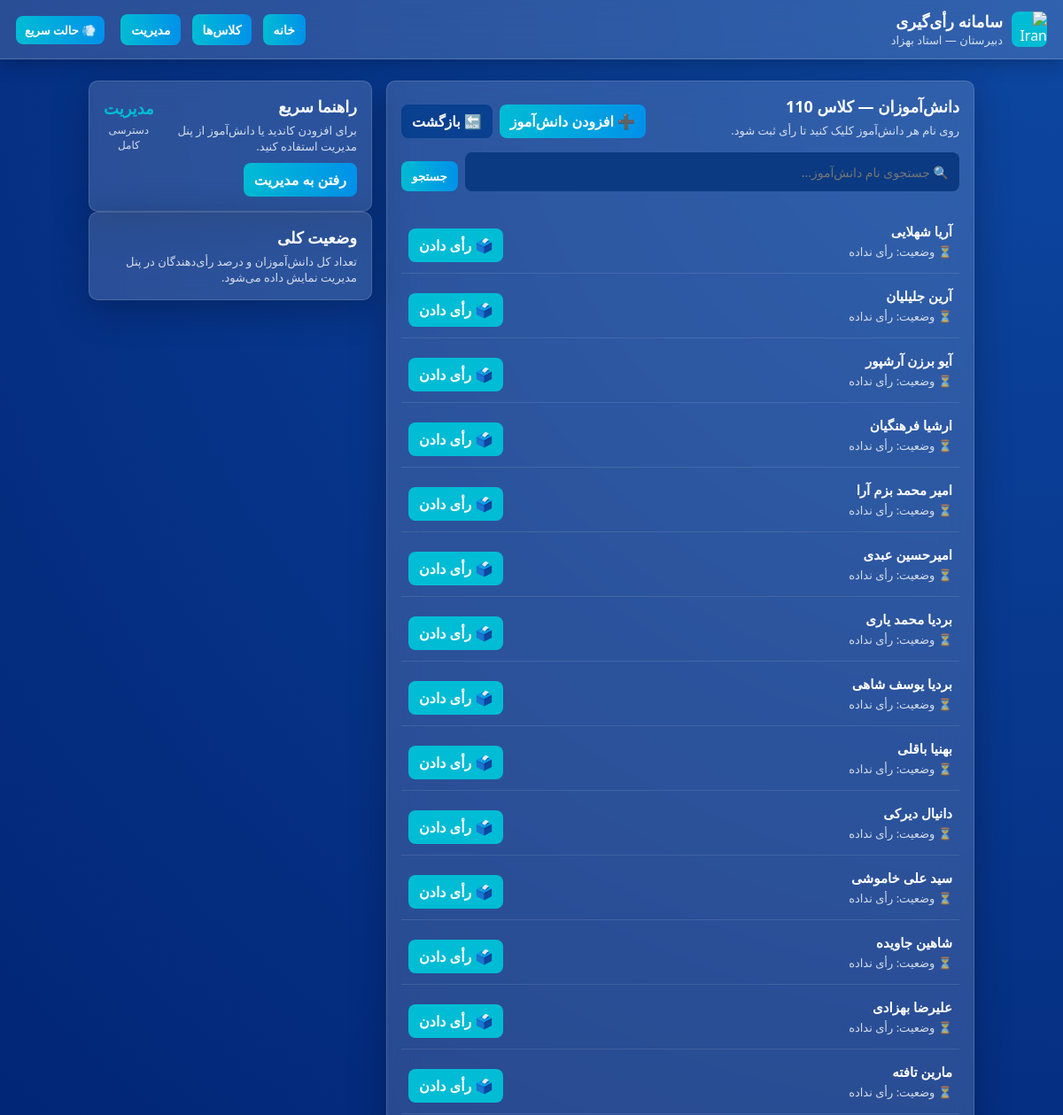
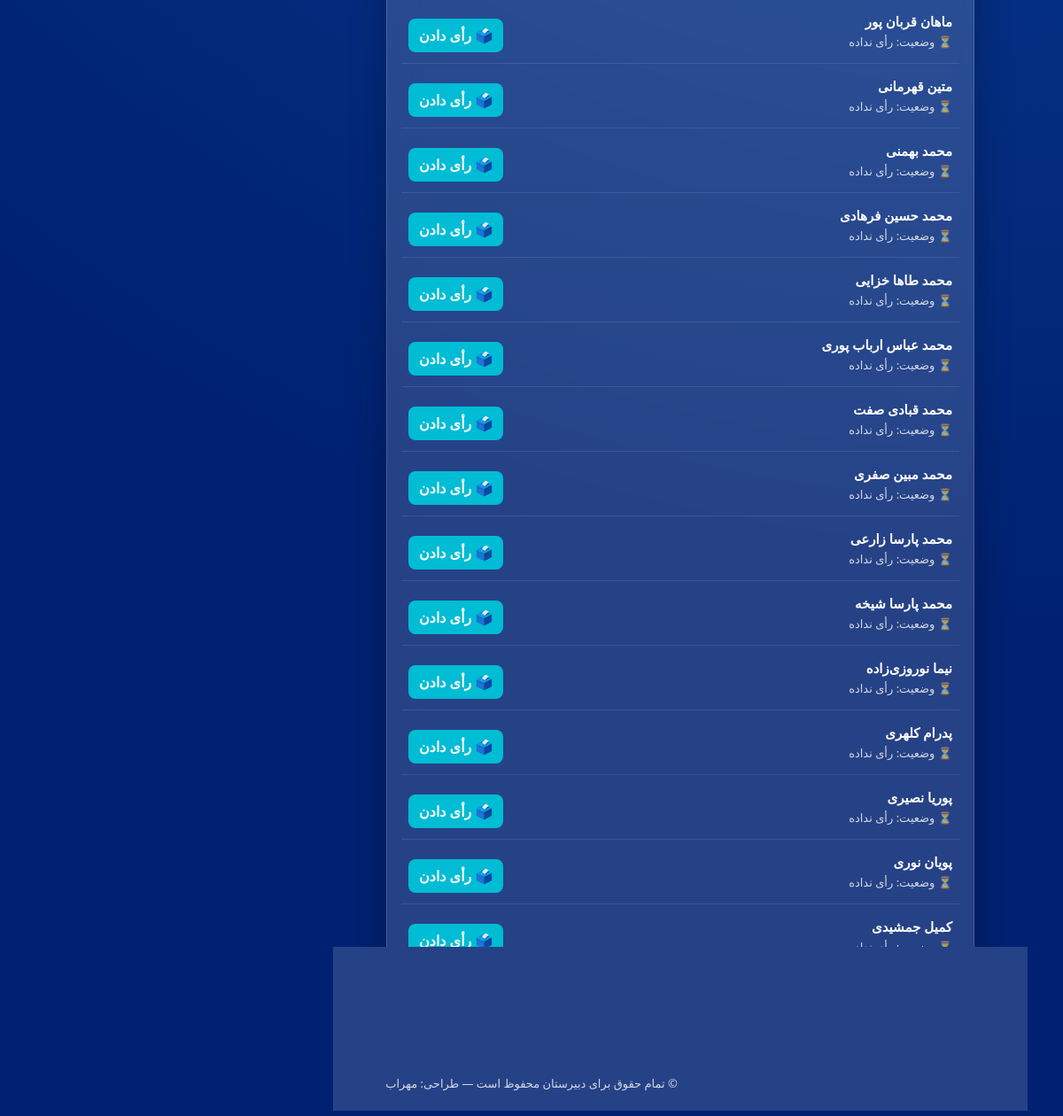
The app's page /class/1 with its own data (2 pictures, top to bottom).
### tables this page shows
CREATE TABLE classes (
            id INTEGER PRIMARY KEY AUTOINCREMENT,
            name TEXT UNIQUE
        );

CREATE TABLE students (
            id INTEGER PRIMARY KEY AUTOINCREMENT,
            name TEXT,
            class_id INTEGER,
            voted INTEGER DEFAULT 0,
            UNIQUE(name, class_id)
        );

### app.py (the view)
@app.route("/class/<int:class_id>")
def students_list(class_id):
    theme = session.get("theme", "glass")
    search = request.args.get("search", "").strip()
    conn = connect_db()
    cur = conn.cursor()
    if search:
        cur.execute("""
            SELECT id, name, voted FROM students
            WHERE class_id = ? AND name LIKE ?
            ORDER BY name
        """, (class_id, f"%{search}%"))
    else:
        cur.execute("SELECT id, name, voted FROM students WHERE class_id=? ORDER BY name", (class_id,))
    students = cur.fetchall()
    cur.execute("SELECT name FROM classes WHERE id=?", (class_id,))
    cls = cur.fetchone()
    class_name = cls[0] if cls else ""
    conn.close()
    return render_template("students_list.html",
                           students=students,
                           class_id=class_id,
                           class_name=class_name,
                           search=search,
                           theme=theme)

### app.py (called while the page is built)
def connect_db():
    return sqlite3.connect(DB)

### templates/students_list.html (shortened to what this page needs)
{% extends "base.html" %}
{% block content %}
<div class="card">
    <header class="card-header" style="display:flex; justify-content:space-between; align-items:center; flex-wrap:wrap; gap:12px;">
        <div>
            <h2 class="h-main">دانش‌آموزان — کلاس {{ class_name }}</h2>
            <p class="muted">روی نام هر دانش‌آموز کلیک کنید تا رأی ثبت شود.</p>
        </div>
        <div style="display:flex; gap:8px; flex-wrap:wrap;">
            <a href="{{ url_for('add_student', class_id=class_id) }}" class="btn">➕ افزودن دانش‌آموز</a>
            <a href="{{ url_for('select_class') }}" class="btn" style="background:#09408f;">🔙 بازگشت</a>
        </div>
    </header>
    <form method="get" action="" style="margin-top:16px; display:flex; gap:8px; flex-wrap:wrap;">
        <input
            type="text"
            name="search"
            value="{{ search }}"
            placeholder="🔍 جستجوی نام دانش‌آموز..."
            style="
                flex:1;
                padding:10px 12px;
                border:none;
                border-radius:8px;
                font-size:14px;
                outline:none;
                background:#0b3a82;
                color:white;
            "
        >
        <button type="submit" class="btn">جستجو</button>
    </form>
    <div style="margin-top:20px;">
        {% if students %}
            {% for s in students %}
                <div
                    class="student-row"
                    style="
                        display:flex;
                        justify-content:space-between;
                        align-items:center;
                        padding:12px 8px;
                        border-bottom:1px solid rgba(255,255,255,0.1);
                        transition:background 0.2s;
                    "
                    onmouseover="this.style.background='rgba(255,255,255,0.05)'"
                    onmouseout="this.style.background='transparent'"
                >
                    <div>
                        <div style="font-weight:600; font-size:15px;">{{ s[1] }}</div>
                        <div class="muted" style="margin-top:4px; font-size:13px;">
                            {% if s[2] == 1 %}
                                ✅ وضعیت: رأی داده
                            {% else %}
                                ⏳ وضعیت: رأی نداده
                            {% endif %}
                        </div>
                    </div>
                    <div>
                        {% if s[2] == 1 %}
                            <span style="color:var(--muted); font-weight:700;">✔ ثبت‌شده</span>
                        {% else %}
                            <a
                                href="{{ url_for('vote', class_id=class_id, student_id=s[0]) }}"
                                class="btn"
                                style="background:var(--accent);"
                            >🗳️ رأی دادن</a>
                        {% endif %}
                    </div>
                </div>
            {% endfor %}
        {% else %}
            <p class="muted" style="text-align:center; padding:16px;">هیچ دانش‌آموزی پیدا نشد.</p>
        {% endif %}
    </div>
</div>
{% endblock %}

### templates/base.html (shortened to what this page needs)
<!DOCTYPE html>
<html lang="fa" dir="rtl">
<head>
</head>
<body class="{{ 'theme-glass' if theme == 'glass' else 'theme-fast' }}">
<header class="appbar">
    <div class="brand">
        <div class="logo">
            <img src="https://upload.wikimedia.org/wikipedia/commons/c/ca/Flag_of_Iran.svg" alt="Iran Flag">
        </div>
        <div>
            <h1>سامانه رأی‌گیری</h1>
            <p>دبیرستان — استاد بهزاد</p>
        </div>
    </div>
    <div style="display:flex; align-items:center; gap:10px;">
        <div class="nav-actions">
            <a href="{{ url_for('home') }}">خانه</a>
            <a href="{{ url_for('select_class') }}">کلاس‌ها</a>
            <a href="{{ url_for('admin_panel') }}">مدیریت</a>
        </div>
        <div class="theme-switch">
            {% if theme == 'glass' %}
                <a href="{{ url_for('set_theme', mode='fast') }}">💨 حالت سریع</a>
            {% else %}
                <a href="{{ url_for('set_theme', mode='glass') }}">✨ حالت شیشه‌ای</a>
            {% endif %}
        </div>
    </div>
</header>
<div class="wrap">
    <main>
        {% block content %}{% endblock %}
    </main>
    <aside>
        <div class="card">
            <div style="display:flex; justify-content:space-between; align-items:center;">
                <div>
                    <div class="h-main">راهنما سریع</div>
                    <div class="muted" style="margin-top:6px;">برای افزودن کاندید یا دانش‌آموز از پنل مدیریت استفاده کنید.</div>
                </div>
                <div style="text-align:center;">
                    <div style="font-weight:800; font-size:18px; color:var(--accent);">مدیریت</div>
                    <div class="muted" style="font-size:12px; margin-top:4px;">دسترسی کامل</div>
                </div>
            </div>
            <a class="btn" href="{{ url_for('admin_panel') }}">رفتن به مدیریت</a>
        </div>
        <div class="card">
            <div class="h-main">وضعیت کلی</div>
            <div class="muted">تعداد کل دانش‌آموزان و درصد رأی‌دهندگان در پنل مدیریت نمایش داده می‌شود.</div>
        </div>
    </aside>
</div>
<footer class="site-foot">
    © تمام حقوق برای دبیرستان محفوظ است — طراحی: مهراب
</footer>
</body>
</html>

### templates/base.html (style rules this page uses)
:root { --bg-start: #0d47a1; --bg-end: #002171; --card-glass: rgba(255,255,255,0.15); --accent: #00bcd4; --accent-hover: #26c6da; --white: #ffffff; --muted: rgba(255,255,255,0.8); }
* { box-sizing: border-box; margin:0; padding:0; font-family: Vazirmatn, system-ui, -apple-system, "Segoe UI", Roboto, Arial; }
body.theme-glass { background: radial-gradient(circle at top right, var(--bg-start), var(--bg-end) 70%); color: var(--white); -webkit-font-smoothing: antialiased; min-height: 100vh; }
body.theme-glass .card { background: var(--card-glass); backdrop-filter: blur(18px); box-shadow: 0 10px 40px rgba(0,0,0,0.25); border: 1px solid rgba(255,255,255,0.15); transition: all 0.4s ease; }
body.theme-glass header.appbar { background: var(--card-glass); backdrop-filter: blur(14px); border-bottom: 1px solid rgba(255,255,255,0.2); box-shadow: 0 4px 20px rgba(0,0,0,0.25); }
header.appbar { width: 100%; padding: 12px 18px; display: flex; justify-content: space-between; align-items: center; position: sticky; top: 0; z-index: 10; }
.brand { display: flex; gap: 10px; align-items: center; }
.logo { width: 40px; height: 40px; border-radius: 8px; background: var(--accent); overflow: hidden; }
.logo img { width: 100%; height: 100%; object-fit: cover; }
.brand h1 { font-size: 18px; margin: 0; }
.brand p { font-size: 13px; color: var(--muted); margin: 0; }
.nav-actions a { text-decoration: none; color: var(--white); background: linear-gradient(90deg, var(--accent), #0091ea); padding: 8px 12px; border-radius: 8px; font-weight: 600; font-size: 14px; margin-left: 8px; }
.theme-switch a { text-decoration: none; color: #fff; background: linear-gradient(90deg, var(--accent), #0091ea); padding: 7px 10px; border-radius: 8px; font-weight: 600; font-size: 13px; }
.wrap { width: 96%; max-width: 1000px; margin: 24px auto; display: grid; grid-template-columns: 1fr; gap: 16px; }
.card { border-radius: 10px; padding: 16px; }
.h-main { font-size: 18px; margin-bottom: 6px; font-weight: 700; }
.muted { color: var(--muted); font-size: 13px; }
.btn { display: inline-block; padding: 8px 12px; border-radius: 8px; font-weight: 700; cursor: pointer; border: none; text-decoration: none; color: var(--white); background: linear-gradient(90deg, var(--accent), #0091ea); margin-top: 10px; }
footer.site-foot { text-align: center; color: var(--muted); font-size: 13px; margin: 30px 0 40px 0; }
@media (min-width: 900px) { .wrap { grid-template-columns: 1fr 320px; } }

### records on screen
classes: name "110"
students: name "آریا شهلایی", voted "⏳ وضعیت: رأی نداده"
students: name "آرین جلیلیان", voted "⏳ وضعیت: رأی نداده"
students: name "آیو برزن آرشپور", voted "⏳ وضعیت: رأی نداده"
students: name "ارشیا فرهنگیان", voted "⏳ وضعیت: رأی نداده"
students: name "امیر محمد بزم آرا", voted "⏳ وضعیت: رأی نداده"
students: name "امیرحسین عبدی", voted "⏳ وضعیت: رأی نداده"
students: name "بردیا محمد یاری", voted "⏳ وضعیت: رأی نداده"
students: name "بردیا یوسف شاهی", voted "⏳ وضعیت: رأی نداده"
students: name "بهنیا باقلی", voted "⏳ وضعیت: رأی نداده"
students: name "دانیال دیرکی", voted "⏳ وضعیت: رأی نداده"
students: name "سید علی خاموشی", voted "⏳ وضعیت: رأی نداده"
students: name "شاهین جاویده", voted "⏳ وضعیت: رأی نداده"
students: name "علیرضا بهزادی", voted "⏳ وضعیت: رأی نداده"
students: name "مارین تافته", voted "⏳ وضعیت: رأی نداده"
students: name "ماهان قربان پور", voted "⏳ وضعیت: رأی نداده"
students: name "متین قهرمانی", voted "⏳ وضعیت: رأی نداده"
students: name "محمد بهمنی", voted "⏳ وضعیت: رأی نداده"
students: name "محمد حسین فرهادی", voted "⏳ وضعیت: رأی نداده"
students: name "محمد طاها خزایی", voted "⏳ وضعیت: رأی نداده"
students: name "محمد عباس ارباب پوری", voted "⏳ وضعیت: رأی نداده"
students: name "محمد قبادی صفت", voted "⏳ وضعیت: رأی نداده"
students: name "محمد مبین صفری", voted "⏳ وضعیت: رأی نداده"
students: name "محمد پارسا زارعی", voted "⏳ وضعیت: رأی نداده"
students: name "محمد پارسا شیخه", voted "⏳ وضعیت: رأی نداده"
students: name "نیما نوروزی‌زاده", voted "⏳ وضعیت: رأی نداده"
students: name "پدرام کلهری", voted "⏳ وضعیت: رأی نداده"
students: name "پوریا نصیری", voted "⏳ وضعیت: رأی نداده"
students: name "پویان نوری", voted "⏳ وضعیت: رأی نداده"
students: name "کمیل جمشیدی", voted "⏳ وضعیت: رأی نداده"
